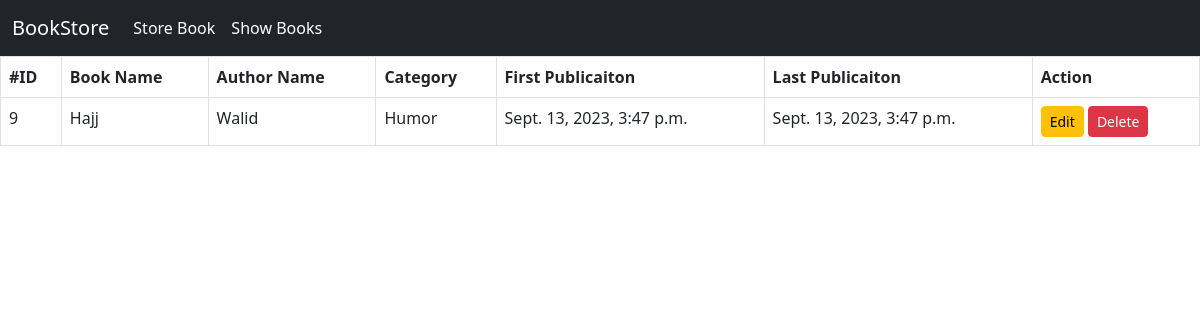
The app's page /book_details/9 with its own data.
### book/models.py (models this page shows)
class BookStoreModel(models.Model):
    CATEGORY = (
    ('Mystery', 'Fiqh'),
    ('Thriller', 'Tafseer'),
    ('Sci-Fi', 'Quran'),
    ('Humor', 'Hadith'),
    ('Horror', 'spirituality'),
    )
    id = models.IntegerField(primary_key=True)
    book_name = models.CharField(max_length=30)
    author = models.CharField(max_length=30)
    category = models.CharField(max_length=30, choices=CATEGORY)
    first_pub = models.DateTimeField(auto_now_add=True)
    last_pub = models.DateTimeField(auto_now=True)

### book/views.py (the view)
# urls.py: path('book_details/<int:id>', views.BookDetailsView.as_view(), name='book_details'),
class BookDetailsView(DetailView):
    model = BookStoreModel
    template_name = 'book_details.html'
    context_object_name = 'item'
    pk_url_kwarg = 'id'

### book/templates/book_details.html
{% extends 'base.html' %} {% block content%}
<table class="table table-bordered">
  <thead>
    <tr>
      <th scope="col">#ID</th>
      <th scope="col">Book Name</th>
      <th scope="col">Author Name</th>
      <th scope="col">Category</th>
      <th scope="col">First Publicaiton</th>
      <th scope="col">Last Publicaiton</th>
      <th scope="col">Action</th>
    </tr>
  </thead>
  <tbody>
    <tr>
      <td>{{item.id}}</td>
      <td>{{item.book_name}}</td>
      <td>{{item.author}}</td>
      <td>{{item.category}}</td>
      <td>{{item.first_pub}}</td>
      <td>{{item.last_pub}}</td>
      <td><a href="{% url 'edit_book' pk=item.id %}" class='btn btn-warning btn-sm'>Edit</a> <a
          class='btn btn-danger btn-sm' href="{% url 'delete_book' pk=item.id %}">Delete</a> </td>
    </tr>
  </tbody>
</table>
{% endblock %}

### records on screen
BookStoreModel: id "9", book_name "Hajj", author "Walid", category "Humor", first_pub "Sept. 13, 2023, 3:47 p.m.", last_pub "Sept. 13, 2023, 3:47 p.m."
